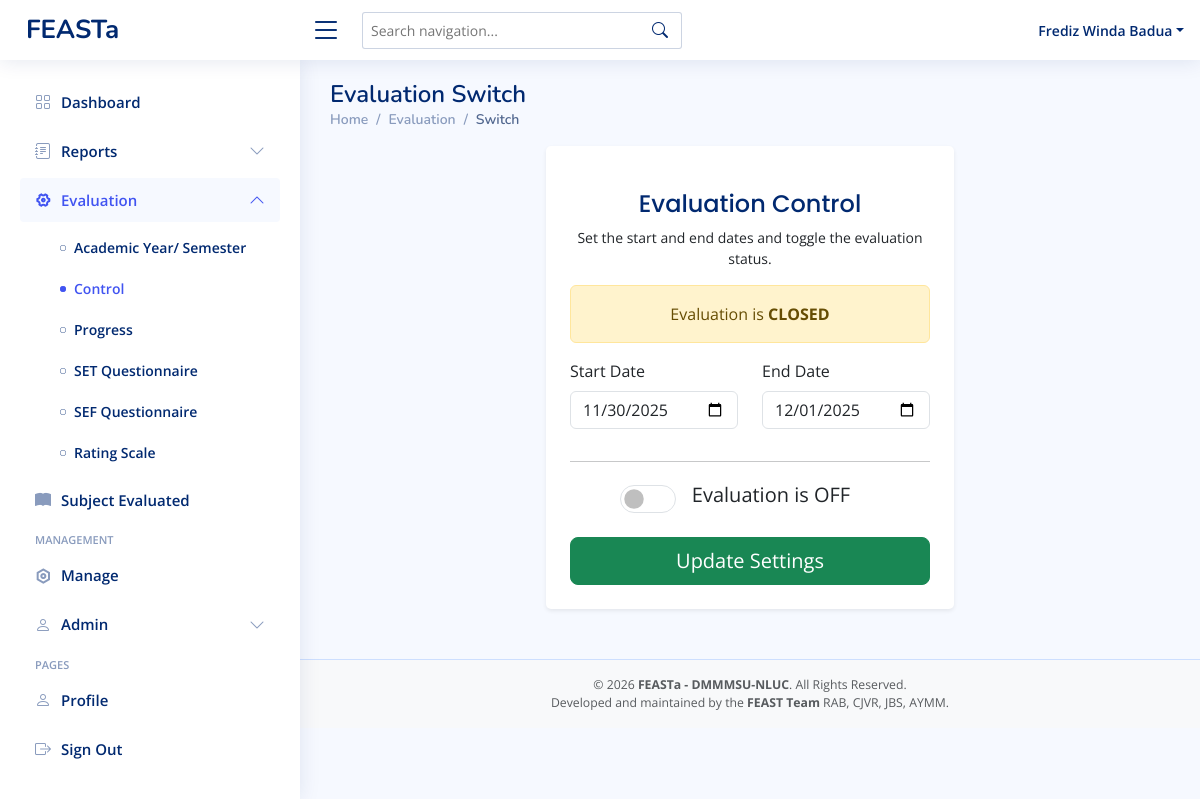
The page /superadmin-evaluationswitch.php (signed in) on the database as committed earlier.
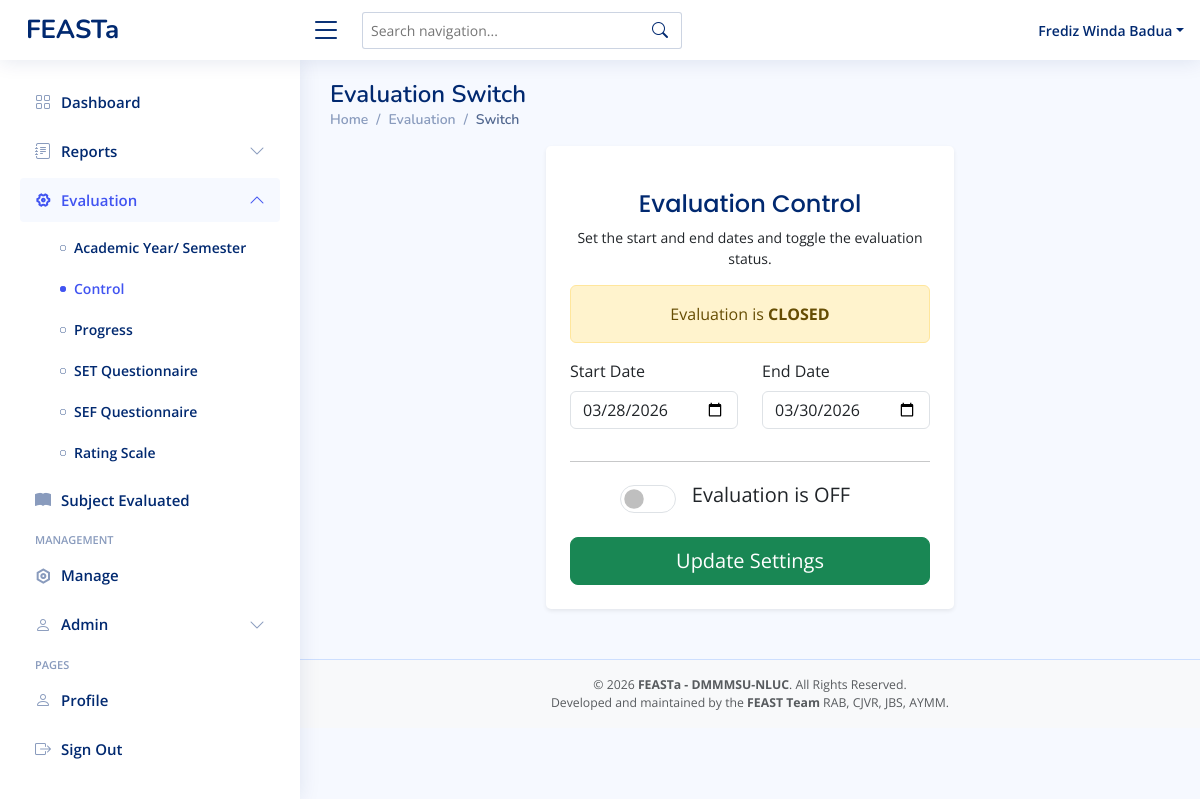
The same page on the database as committed later.
### tables this page shows
CREATE TABLE `evaluation_switch` (
  `id` int(11) NOT NULL,
  `status` enum('on','off') NOT NULL DEFAULT 'off',
  `user_id` varchar(255) DEFAULT NULL,
  `start_date` date DEFAULT NULL,
  `end_date` date DEFAULT NULL
);

### superadmin-evaluationswitch.php (the view, shortened to what this page needs)
<?php
include 'conn/conn.php';
$query = mysqli_query($conn, "SELECT * FROM evaluation_switch LIMIT 1");
$switch = mysqli_fetch_assoc($query);
$current_status = $switch['status'];
$start_date = $switch['start_date'];
$end_date = $switch['end_date'];
$today = date('Y-m-d');
if ($current_status === 'on' && $end_date && $today > $end_date) {
  $current_status = 'off';
}
?>
<!DOCTYPE html>
<html lang="en">
<head>
  <?php include 'head.php'; ?>
</head>
<body>
  <?php include 'superadmin-header.php'; ?>
  <?php include 'superadmin-sidebar.php'; ?>
  <main id="main" class="main">
    <div class="pagetitle">
      <h1>Evaluation Switch</h1>
      <nav>
        <ol class="breadcrumb">
          <li class="breadcrumb-item"><a href="superadmin-dashboard.php">Home</a></li>
          <li class="breadcrumb-item">Evaluation</li>
          <li class="breadcrumb-item active">Switch</li>
        </ol>
      </nav>
    </div>
    <section class="section dashboard">
      <div class="row justify-content-center">
        <div class="col-lg-6">
          <div class="card shadow-sm p-4">
            <h5 class="card-title text-center pb-0 fs-4">Evaluation Control</h5>
            <p class="text-center small">Set the start and end dates and toggle the evaluation status.</p>
            <div id="statusAlert" class="alert <?= $current_status === 'on' ? 'alert-success' : 'alert-warning' ?> text-center">
              Evaluation is <strong><?= $current_status === 'on' ? 'OPEN' : 'CLOSED' ?></strong>
            </div>
            <form method="POST" id="evaluationForm">
              <div class="row">
                <div class="col-md-6 mb-3">
                  <label for="start_date" class="form-label">Start Date</label>
                  <input type="date" name="start_date" id="start_date" class="form-control" required value="<?= $start_date ?>">
                </div>
                <div class="col-md-6 mb-3">
                  <label for="end_date" class="form-label">End Date</label>
                  <input type="date" name="end_date" id="end_date" class="form-control" required value="<?= $end_date ?>">
                </div>
              </div>
              <hr>
              <div class="form-check form-switch d-flex justify-content-center align-items-center gap-3 mt-3">
                <input class="form-check-input fs-3" type="checkbox" id="evaluationToggle" <?= $current_status === 'on' ? 'checked' : '' ?>>
                <label class="form-check-label fs-5" for="evaluationToggle" id="toggleLabel">
                  <?= $current_status === 'on' ? 'Evaluation is ON' : 'Evaluation is OFF' ?>
                </label>
              </div>
              <div class="d-grid mt-4">
                <button type="submit" class="btn btn-success btn-lg">Update Settings</button>
              </div>
            </form>
          </div>
        </div>
      </div>
    </section>
  </main>
  <?php include 'footer.php'; ?>
</body>
</html>

### head.php (shortened to what this page needs)
<link href="vendors/bootstrap/css/bootstrap.min.css" rel="stylesheet">
<link href="vendors/bootstrap-icons/bootstrap-icons.css" rel="stylesheet">
<link href="vendors/boxicons/css/boxicons.min.css" rel="stylesheet">
<link href="vendors/quill/quill.snow.css" rel="stylesheet">
<link href="vendors/quill/quill.bubble.css" rel="stylesheet">
<link href="vendors/remixicon/remixicon.css" rel="stylesheet">
<link href="vendors/simple-datatables/style.css" rel="stylesheet">
<link rel="stylesheet" href="assets/css/bootstrap-icons.min.css">
<link href="assets/css/style.css" rel="stylesheet">
<link rel="stylesheet" href="assets/css/select2.min.css" />
<link rel="stylesheet" href="assets/css/choices.min.css" />

### superadmin-header.php (shortened to what this page needs)
<header id="header" class="header fixed-top d-flex align-items-center">
  <div class="d-flex align-items-center justify-content-between">
    <a href="superadmin-dashboard.php" class="logo d-flex align-items-center">
      <span class="d-none d-lg-block">FEASTa</span>
    </a>
    <i class="bi bi-list toggle-sidebar-btn"></i>
  </div>
  <div class="search-bar position-relative">
    <form class="search-form d-flex align-items-center" onsubmit="return false;">
      <input type="text" id="navSearch" placeholder="Search navigation..." autocomplete="off">
      <button type="submit" title="Search"><i class="bi bi-search"></i></button>
    </form>
  </div>
  <nav class="header-nav ms-auto">
    <ul class="d-flex align-items-center">
      <li class="nav-item dropdown pe-3 position-relative">
        <a class="nav-link nav-profile d-flex align-items-center pe-0" href="#" data-bs-toggle="dropdown">
          <span class="d-none d-md-block dropdown-toggle ps-2 text-capitalize"><?php echo $_SESSION['first_name'] . ' ' . $_SESSION['last_name']; ?></span>
        </a>
      </li>
    </ul>
  </nav>
</header>

### superadmin-sidebar.php (shortened to what this page needs)
<?php
$currentPage = basename($_SERVER['PHP_SELF']);
?>
<aside id="sidebar" class="sidebar">
  <ul class="sidebar-nav" id="sidebar-nav">
    <li class="nav-item">
      <a class="nav-link <?= $currentPage == 'superadmin-dashboard.php' ? '' : 'collapsed' ?>"
        href="superadmin-dashboard.php">
        <i class="bi bi-grid"></i>
        <span>Dashboard</span>
      </a>
    </li>
    <li class="nav-item">
      <?php $reportsPages = ['superadmin-individualreport.php', 'superadmin-acknowledgementreport.php', 'superadmin-overallreport-set.php', 'superadmin-overallreport-sef.php', 'superadmin-overallreport.php', 'superadmin-pastrecords.php']; ?>
      <a class="nav-link <?= in_array($currentPage, $reportsPages) ? '' : 'collapsed' ?>"
        data-bs-target="#reports" data-bs-toggle="collapse" href="#">
        <i class="bi bi-journal-text"></i><span>Reports</span><i class="bi bi-chevron-down ms-auto"></i>
      </a>
    </li>
    <?php $evalPages = ['superadmin-evaluationsetting.php', 'superadmin-evaluationswitch.php', 'superadmin-evaluationprogress.php', 'superadmin-questionnaire.php', 'superadmin-sef-questionnaire.php', 'superadmin-rating-scale.php']; ?>
    <li class="nav-item">
      <a class="nav-link <?= in_array($currentPage, $evalPages) ? '' : 'collapsed' ?>"
        data-bs-target="#evaluation" data-bs-toggle="collapse" href="#">
        <i class="ri-settings-4-line"></i><span>Evaluation</span><i class="bi bi-chevron-down ms-auto"></i>
      </a>
      <ul id="evaluation" class="nav-content collapse <?= in_array($currentPage, $evalPages) ? 'show' : '' ?>"
        data-bs-parent="#sidebar-nav">
        <li>
          <a href="superadmin-evaluationsetting.php" class="<?= $currentPage == 'superadmin-evaluationsetting.php' ? 'active' : '' ?>">
            <i class="bi bi-circle"></i><span>Academic Year/ Semester</span>
          </a>
        </li>
        <li>
          <a href="superadmin-evaluationswitch.php" class="<?= $currentPage == 'superadmin-evaluationswitch.php' ? 'active' : '' ?>">
            <i class="bi bi-circle"></i><span>Control</span>
          </a>
        </li>
        <li>
          <a href="superadmin-evaluationprogress.php" class="<?= $currentPage == 'superadmin-evaluationprogress.php' ? 'active' : '' ?>">
            <i class="bi bi-circle"></i><span>Progress</span>
          </a>
        </li>
        <li>
          <a href="superadmin-questionnaire.php" class="<?= $currentPage == 'superadmin-questionnaire.php' ? 'active' : '' ?>">
            <i class="bi bi-circle"></i><span>SET Questionnaire</span>
          </a>
        </li>
        <li>
          <a href="superadmin-sef-questionnaire.php" class="<?= $currentPage == 'superadmin-sef-questionnaire.php' ? 'active' : '' ?>">
            <i class="bi bi-circle"></i><span>SEF Questionnaire</span>
          </a>
        </li>
        <li>
          <a href="superadmin-rating-scale.php" class="<?= $currentPage == 'superadmin-rating-scale.php' ? 'active' : '' ?>">
            <i class="bi bi-circle"></i><span>Rating Scale</span>
          </a>
        </li>
      </ul>
    </li>
    <li class="nav-item">
      <a class="nav-link <?= $currentPage == 'superadmin-evaluatedsubject.php' ? '' : 'collapsed' ?>"
        href="superadmin-evaluatedsubject.php">
        <i class="bi bi-book-fill"></i>
        <span>Subject Evaluated</span>
      </a>
    </li>
    <li class="nav-heading">Management</li>
    <li class="nav-item">
      <a class="nav-link <?= $currentPage == 'superadmin-addsmanagement.php' ? '' : 'collapsed' ?>"
        href="superadmin-addsmanagement.php">
        <i class="ri-settings-line"></i>
        <span>Manage</span>
      </a>
    </li>
    <?php $adminPages = ['superadmin-adminlist.php', 'superadmin-admincreation.php']; ?>
    <li class="nav-item">
      <a class="nav-link <?= in_array($currentPage, $adminPages) ? '' : 'collapsed' ?>"
        data-bs-target="#admin-nav" data-bs-toggle="collapse" href="#">
        <i class="bi bi-person"></i><span>Admin</span><i class="bi bi-chevron-down ms-auto"></i>
      </a>
    </li>
    <li class="nav-heading">Pages</li>
    <li class="nav-item">
      <a class="nav-link <?= $currentPage == 'superadmin-user-profile.php' ? '' : 'collapsed' ?>"
        href="superadmin-user-profile.php">
        <i class="bi bi-person"></i>
        <span>Profile</span>
      </a>
    </li>
    <li class="nav-item">
      <a class="nav-link collapsed" href="logout.php">
        <i class="bi bi-box-arrow-right"></i>
        <span>Sign Out</span>
      </a>
    </li>
  </ul>
</aside>

### footer.php
<footer id="footer" class="footer bg-light text-center py-3">
  <div class="container">
    <div class="text-muted small">
      &copy; <?= date('Y') ?> <strong><span>FEASTa - DMMMSU-NLUC</span></strong>. All Rights Reserved.
    </div>
    <div class="text-muted small">
      Developed and maintained by the <strong>FEAST Team</strong> RAB, CJVR, JBS, AYMM.
    </div>
  </div>
</footer>

### assets/css/style.css (style rules this page uses)
:root { scroll-behavior: smooth; }
body { font-family: "Open Sans", sans-serif; background: #f6f9ff; color: #444444; }
a { color: #4154f1; text-decoration: none; }
h1, h2, h3, h4, h5, h6 { font-family: "Nunito", sans-serif; }
#main { margin-top: 60px; padding: 20px 30px; transition: all 0.3s; }
.pagetitle { margin-bottom: 10px; }
.pagetitle h1 { font-size: 24px; margin-bottom: 0; font-weight: 600; color: #012970; }
.card { margin-bottom: 30px; border: none; border-radius: 5px; box-shadow: 0px 0 30px rgba(1, 41, 112, 0.1); }
.card-title { padding: 20px 0 15px 0; font-size: 18px; font-weight: 500; color: #012970; font-family: "Poppins", sans-serif; }
.breadcrumb { font-size: 14px; font-family: "Nunito", sans-serif; color: #899bbd; font-weight: 600; }
.breadcrumb a { color: #899bbd; transition: 0.3s; }
.breadcrumb .breadcrumb-item::before { color: #899bbd; }
.breadcrumb .active { color: #51678f; font-weight: 600; }
.logo { line-height: 1; }
@media (min-width: 1200px) { .logo { width: 280px; } }
.logo span { font-size: 26px; font-weight: 700; color: #012970; font-family: "Nunito", sans-serif; }
.header { transition: all 0.5s; z-index: 997; height: 60px; box-shadow: 0px 2px 20px rgba(1, 41, 112, 0.1); background-color: #fff; padding-left: 20px; }
.header .toggle-sidebar-btn { font-size: 32px; padding-left: 10px; cursor: pointer; color: #012970; }
.header .search-bar { min-width: 360px; padding: 0 20px; }
.header .search-form { width: 100%; }
.header .search-form input { border: 0; font-size: 14px; color: #012970; border: 1px solid rgba(1, 41, 112, 0.2); padding: 7px 38px 7px 8px; border-radius: 3px; transition: 0.3s; width: 100%; }
.header .search-form button { border: 0; padding: 0; margin-left: -30px; background: none; }
.header .search-form button i { color: #012970; }
.header-nav ul { list-style: none; }
.header-nav>ul { margin: 0; padding: 0; }
.header-nav .nav-profile { color: #012970; }
.header-nav .nav-profile span { font-size: 14px; font-weight: 600; }
.sidebar { position: fixed; top: 60px; left: 0; bottom: 0; width: 300px; z-index: 996; transition: all 0.3s; padding: 20px; overflow-y: auto; scrollbar-width: thin; scrollbar-color: #aab7cf transparent; box-shadow: 0px 0px 20px rgba(1, 41, 112, 0.1); background-color: #fff; }
@media (min-width: 1200px) { #main, #footer { margin-left: 300px; } }
.sidebar-nav { padding: 0; margin: 0; list-style: none; }
.sidebar-nav li { padding: 0; margin: 0; list-style: none; }
.sidebar-nav .nav-item { margin-bottom: 5px; }
.sidebar-nav .nav-heading { font-size: 11px; text-transform: uppercase; color: #899bbd; font-weight: 600; margin: 10px 0 5px 15px; }
.sidebar-nav .nav-link { display: flex; align-items: center; font-size: 15px; font-weight: 600; color: #4154f1; transition: 0.3; background: #f6f9ff; padding: 10px 15px; border-radius: 4px; }
.sidebar-nav .nav-link i { font-size: 16px; margin-right: 10px; color: #4154f1; }
.sidebar-nav .nav-link.collapsed { color: #012970; background: #fff; }
.sidebar-nav .nav-link.collapsed i { color: #899bbd; }
.sidebar-nav .nav-link .bi-chevron-down { margin-right: 0; transition: transform 0.2s ease-in-out; }
.sidebar-nav .nav-link:not(.collapsed) .bi-chevron-down { transform: rotate(180deg); }
.sidebar-nav .nav-content { padding: 5px 0 0 0; margin: 0; list-style: none; }
.sidebar-nav .nav-content a { display: flex; align-items: center; font-size: 14px; font-weight: 600; color: #012970; transition: 0.3; padding: 10px 0 10px 40px; transition: 0.3s; }
.sidebar-nav .nav-content a i { font-size: 6px; margin-right: 8px; line-height: 0; border-radius: 50%; }
.sidebar-nav .nav-content a:hover, .sidebar-nav .nav-content a.active { color: #4154f1; }
.sidebar-nav .nav-content a.active i { background-color: #4154f1; }
.footer { padding: 20px 0; font-size: 14px; transition: all 0.3s; border-top: 1px solid #cddfff; }

### superadmin-evaluationswitch.php (style rules this page uses)
.form-switch .form-check-label { cursor: pointer; }

Rows that differ between the two databases and show on the page:
changed evaluation_switch: start_date "11/30/2025" → "03/28/2026"; end_date "12/01/2025" → "03/30/2026"
